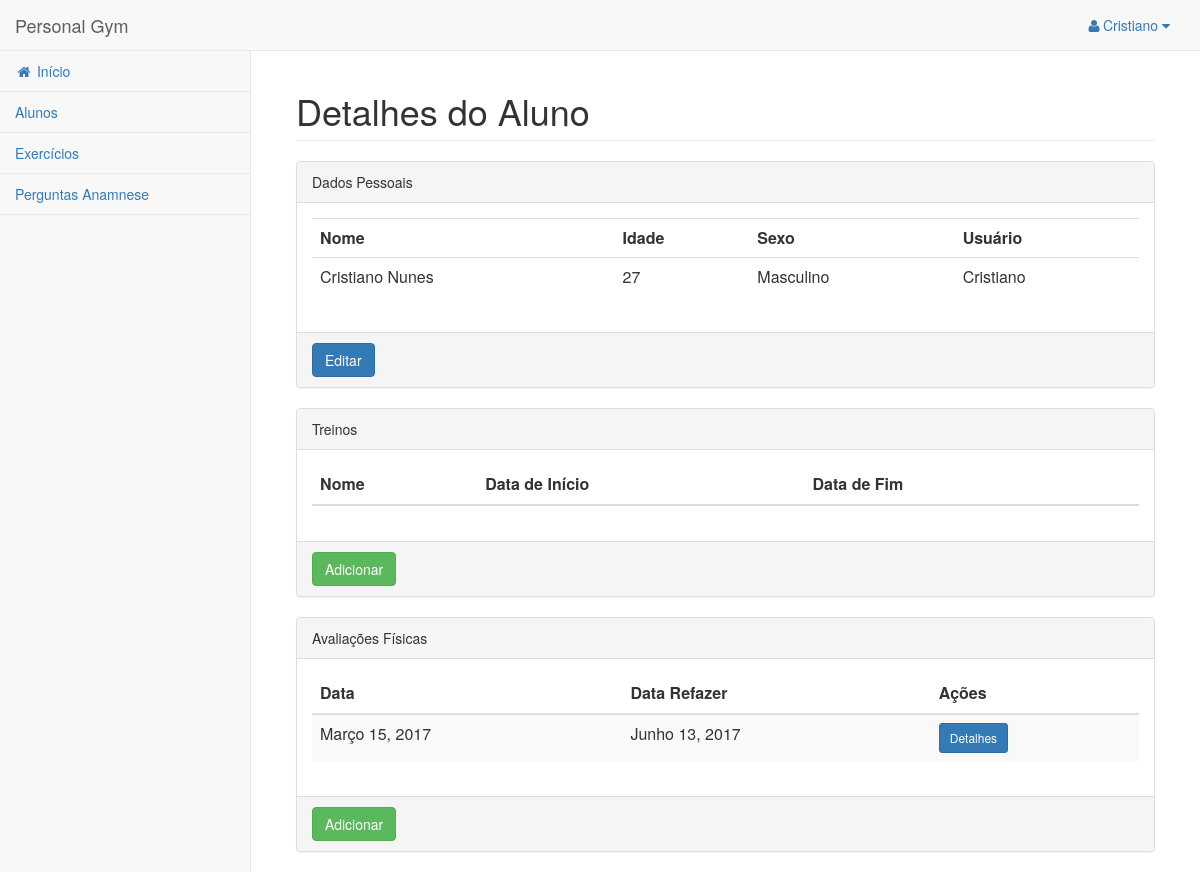
Page /aluno/detalhar/2 (signed in) on the earlier database version.
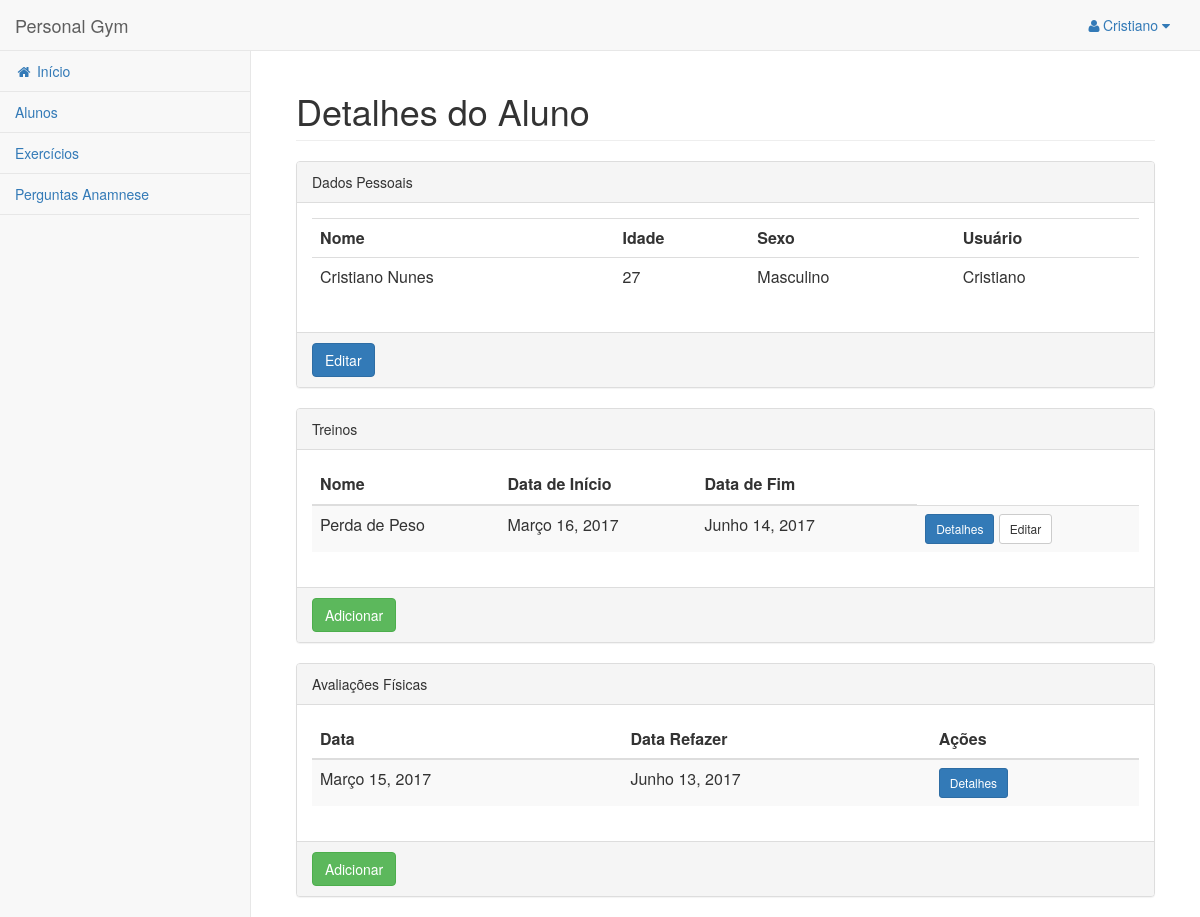
Same page on the later database version.
### academia/models.py (models this page shows)
class Usuario(AbstractBaseUser):
    nome = models.CharField(max_length=100)
    idade = models.IntegerField(null=True)
    sexo = models.IntegerField(choices=((1, 'Masculino'), (2, 'Feminino')), null=True)
    login = models.CharField(max_length=10, unique=True)
    tipo = models.IntegerField(default=1)
    objects = UsuarioManager()
    USERNAME_FIELD = 'login'

class AvaliacaoFisica(models.Model):
    data_realizada = models.DateField(default=timezone.now)
    data_refazer = models.DateField(default=refazer_dia)
    pessoa = models.ForeignKey(Usuario, editable=False)

class Treino(models.Model):
    nome = models.CharField(max_length=100)
    data_inicio = models.DateField(default=timezone.now)
    data_fim = models.DateField(default=refazer_dia)
    pessoa = models.ForeignKey(Usuario)

### academia/views/aluno.py (the view)
# urls.py: url(r'^pessoa/detalhar/(?P<pk>\d+)$', pessoa.detalhar,name='pessoa_detalhar'),
@login_required
def detalhar(request, pk):
    pessoa = Usuario.objects.get(pk=pk)
    treinos = Treino.objects.filter(pessoa=pessoa.pk)
    avaliacoes = AvaliacaoFisica.objects.filter(pessoa=pessoa.pk)
    return render(request, 'aluno/detalhar.html', {
        'pessoa': pessoa, 'treinos': treinos, 'avaliacoes': avaliacoes
    })

### academia/templates/aluno/detalhar.html
{%extends 'base_site.html' %}
{% block conteudo %}
<h1 class="page-header">Detalhes do Aluno</h1>
<div class="row">
	<div class="col-md-12">
		<div class="panel panel-default">
			<div class="panel-heading">Dados Pessoais</div>
		    <div class="panel-body">
		    	<table class="table">
		    		<tr>
		    			<th>Nome</th>
		    			<th>Idade</th>
		    			<th>Sexo</th>
		    			<th>Usuário</th>
		    		</tr>
		    		<tr>
		    			<td>{{ pessoa.nome }}</td>
		    			<td>{{ pessoa.idade }}</td>
		    			<td>{{ pessoa.get_sexo_display }}</td>
		    			<td>{{ pessoa.login }}</td>
		    		</tr>
		    	</table>
		    </div>
		    <div class="panel-footer">
		    	<a href="{% url 'aluno_editar' pessoa.pk %}" class="btn btn-primary">Editar</a>
		    </div>
		</div>
	</div>
	<div class="col-md-12">
		<div class="panel panel-default">
			<div class="panel-heading">Treinos</div>
		    <div class="panel-body">
				<table class="table table-striped">
					<thead>
						<tr>
							<th>Nome</th>
							<th>Data de Início</th>
							<th>Data de Fim</th>
							<th></th>
						</tr>
					</thead>
					<tbody>
						{% for treino in treinos %}
						<tr>
							<td>{{ treino.nome }}</td>
							<td>{{ treino.data_inicio }}</td>
							<td>{{ treino.data_fim }}</td>
							<td></td>
							<td>
								<a href="{% url 'serie_listar' treino.pk %}" class="btn btn-sm btn-primary">Detalhes</a>
								<a href="{% url 'treino_editar' treino.pk %}" class="btn btn-sm btn-default">Editar</a>
							</td>
						</tr>
						{% endfor %}
					</tbody>
				</table>
		    </div>
		    <div class="panel-footer">
				<a href="{% url 'treino_adicionar' pessoa.pk %}" class="btn btn-success">Adicionar</a>
	    	</div>
		</div>
	</div>
	<div class="col-md-12">
		<div class="panel panel-default">
			<div class="panel-heading">Avaliações Físicas</div>
		    <div class="panel-body">
				<table class="table table-striped">
					<thead>
						<tr>
							<th>Data</th>
							<th>Data Refazer</th>
							<th>Ações</th>
						</tr>
					</thead>
					<tbody>
						{% for avaliacao in avaliacoes %}
						<tr>
							<td>{{ avaliacao.data_realizada }}</td>
							<td>{{ avaliacao.data_refazer }}</td>
							<td>
								<a href="{% url 'avaliacao_detalhar' avaliacao.pk %}" class="btn btn-sm btn-primary">Detalhes</a>
							</td>
						</tr>
						{% endfor %}
					</tbody>
				</table>
		    </div>
		    <div class="panel-footer">
				<a href="{% url 'avaliacao_adicionar' pessoa.pk %}" class="btn btn-success">Adicionar</a>
	    	</div>
		</div>
	</div>
</div>
{% endblock %}

### academia/templates/base_site.html (shortened to what this page needs)
{% extends 'base.html' %}
{% block body %}
    <div id="wrapper">
        <nav class="navbar navbar-default navbar-static-top" role="navigation" style="margin-bottom: 0">
            <div class="navbar-header">
                <a class="navbar-brand" href="{% url 'index' %}">Personal Gym</a>
            </div>
            <ul class="nav navbar-top-links navbar-right">
                <li class="dropdown">
                    <a class="dropdown-toggle" data-toggle="dropdown" href="#">
                        <i class="fa fa-user fa-fw"></i>{{ request.user }} <i class="fa fa-caret-down"></i>
                    </a>
                </li>
            </ul>
            <div class="navbar-default sidebar" role="navigation">
                <div class="sidebar-nav navbar-collapse">
                    <ul class="nav" id="side-menu">
                        <li><a href="{% url 'index' %}"><i class="fa fa-home fa-fw"></i> Início</a></li>
                        <li><a href="{% url 'aluno_listar' %}">Alunos</a></li>
                        <li><a href="{% url 'exercicio_listar' %}">Exercícios</a></li>
                        <li><a href="{% url 'anamnese_listar' %}">Perguntas Anamnese</a></li>
                    </ul>
                </div>
            </div>
        </nav>
        <div id="page-wrapper">
            <div class="container-fluid">
                {% block conteudo %}{% endblock %}
            </div>
        </div>
    </div>
{% endblock %}

### academia/templates/base.html (shortened to what this page needs)
{% load static %}
<html lang="pt-br">
<head>
    <link href="{% static 'vendor/bootstrap/css/bootstrap.min.css' %}" rel="stylesheet">
    <link href="{% static 'vendor/metisMenu/metisMenu.min.css' %}" rel="stylesheet">
    <link href="{% static 'dist/css/sb-admin-2.css' %}" rel="stylesheet">
    <link href="{% static 'vendor/font-awesome/css/font-awesome.min.css' %}" rel="stylesheet" type="text/css">
    <link href="{% static 'vendor/bootstrap-datetimepicker/bootstrap-datetimepicker.min.css' %}" rel="stylesheet" type="text/css">
</head>
<body>
{% block body %}{% endblock %}
</body>
</html>

Differences in the rows shown:
added Treino: nome "Perda de Peso", data_inicio "Março 16, 2017", data_fim "Junho 14, 2017"
